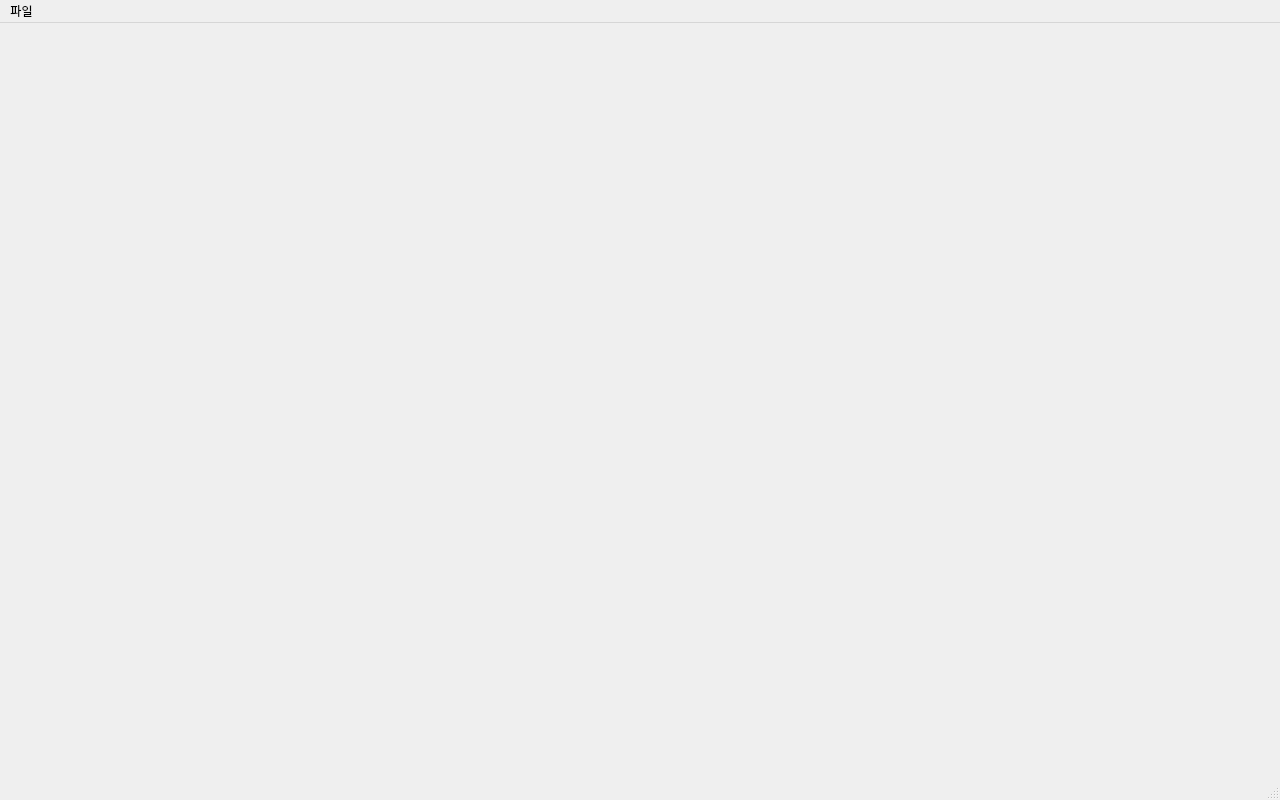
<?xml version="1.0" encoding="UTF-8"?>
<ui version="4.0">
 <class>MainWindow</class>
 <widget class="QMainWindow" name="MainWindow">
  <property name="geometry">
   <rect>
    <x>0</x>
    <y>0</y>
    <width>1280</width>
    <height>800</height>
   </rect>
  </property>
  <property name="minimumSize">
   <size>
    <width>1280</width>
    <height>800</height>
   </size>
  </property>
  <property name="maximumSize">
   <size>
    <width>1280</width>
    <height>800</height>
   </size>
  </property>
  <property name="sizeIncrement">
   <size>
    <width>1280</width>
    <height>800</height>
   </size>
  </property>
  <property name="baseSize">
   <size>
    <width>1280</width>
    <height>800</height>
   </size>
  </property>
  <property name="windowTitle">
   <string>MainWindow</string>
  </property>
  <widget class="QWidget" name="centralwidget"/>
  <widget class="QMenuBar" name="menubar">
   <property name="geometry">
    <rect>
     <x>0</x>
     <y>0</y>
     <width>1280</width>
     <height>26</height>
    </rect>
   </property>
   <widget class="QMenu" name="menu">
    <property name="title">
     <string>파일</string>
    </property>
    <addaction name="open"/>
    <addaction name="save"/>
    <addaction name="close"/>
   </widget>
   <addaction name="menu"/>
  </widget>
  <widget class="QStatusBar" name="statusbar"/>
  <action name="open">
   <property name="text">
    <string>열기</string>
   </property>
   <property name="shortcut">
    <string>Ctrl+O</string>
   </property>
  </action>
  <action name="save">
   <property name="text">
    <string>저장</string>
   </property>
   <property name="shortcut">
    <string>Ctrl+S</string>
   </property>
  </action>
  <action name="close">
   <property name="text">
    <string>닫기</string>
   </property>
   <property name="shortcut">
    <string>Ctrl+F4</string>
   </property>
  </action>
 </widget>
 <resources/>
 <connections/>
</ui>
